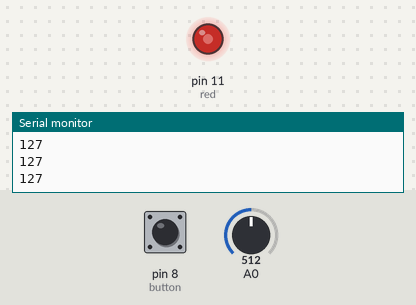
A sketch run on a simulated Arduino Uno, built with avr-gcc and run on an emulated ATmega328P. Shown: output pins drawn as LEDs (lit = HIGH), the last lines printed to the serial monitor. The inputs (shaded band) are chosen by the test bench; at power-on: A0 = 512, pin 8 (button) HIGH.

Above: at 1.2 s.
1.3 s: A0 set to 716
At 2.5 s:
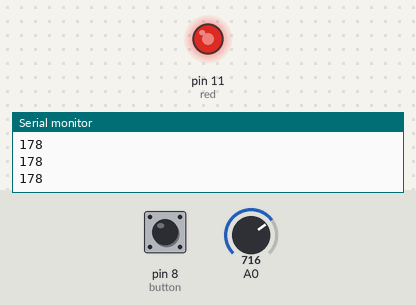
2.8 s: pin 8 (button) pulled LOW for 0.15 s
At 2.91 s:
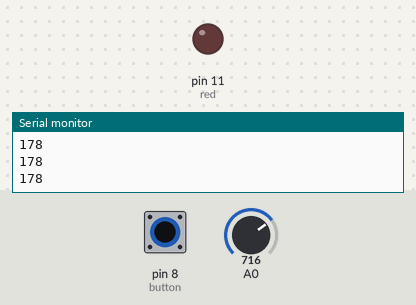
4.5 s: A0 set to 900
At 5.5 s:
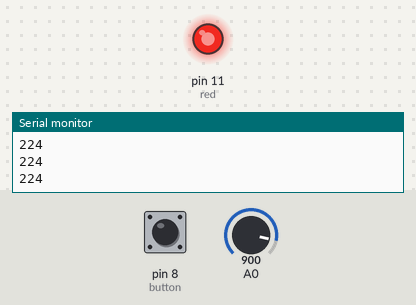
6.0 s: A0 set to 122
At 6.8 s:
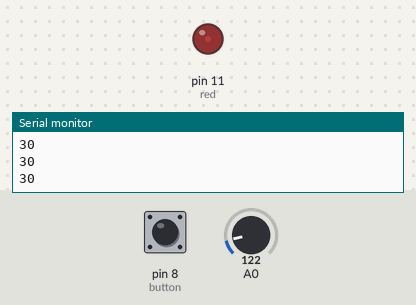
7.5 s: A0 set to 0
At 8.1 s:
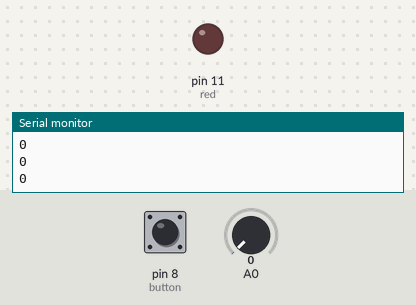
9.0 s: A0 set to 511
At 9.4 s:
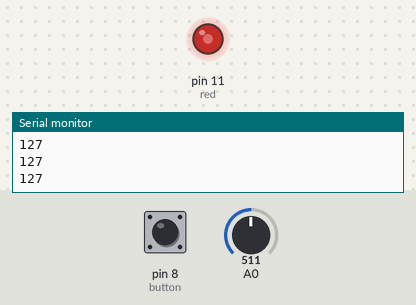
Timing chart, 0 to 11.5 s (numbered marks = the images above; inputs shaded):
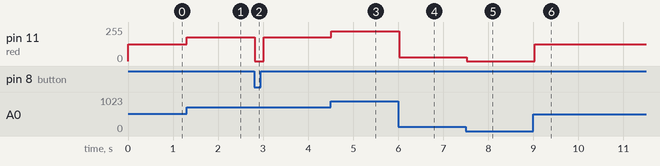

The sketch:

pullup_resistor_potentiometer.ino
```cpp
int red = 11;
int button = 8;

void setup() {
  // put your setup code here, to run once:
pinMode(red, OUTPUT);
pinMode(button, INPUT);
Serial.begin(9600);
}

void loop() {
  // put your main code here, to run repeatedly:
  int state = digitalRead(button);

  int sensorValue = analogRead(A0);
  // print out the value you read:
  //Serial.println(sensorValue);

  float percent = sensorValue;
  int dim = (percent/1023) * 255;
  //Serial.println(sensorValue);
    Serial.println(dim);
  if(state == LOW){
     // digitalWrite(red, LOW);
      digitalWrite(red, LOW);
      //Serial.println(state);

  }else{
    //digitalWrite(red, HIGH);
     analogWrite(red, dim);
   //Serial.println(state);

  }


 delay(100);

}
```

Measured:
- after the input at 1.3 s, pin 11 (red): 127/255 → 178/255 at once
- after the input at 2.8 s, pin 11 (red): 178/255 → 0/255 at once, → 178/255 0.20 s later
- after the input at 4.5 s, pin 11 (red): 178/255 → 224/255 at once
- after the input at 6.0 s, pin 11 (red): 224/255 → 30/255 at once
- after the input at 7.5 s, pin 11 (red): 30/255 → 0/255 at once
- after the input at 9.0 s, pin 11 (red): 0/255 → 127/255 at once
